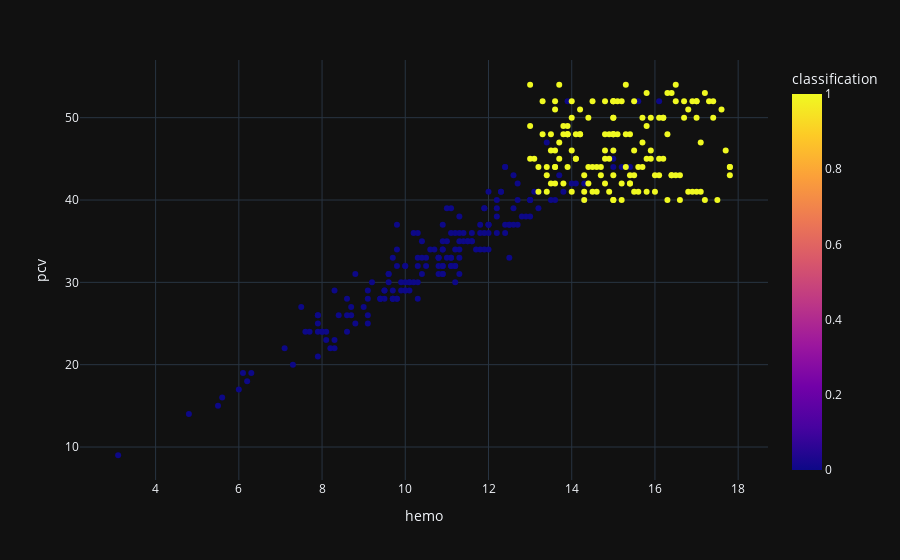

The cell this chart's notebook holds for it:
### Code cell
scatter('hemo','pcv')

### Figure 1 — Plotly figure (JSON) as saved in the notebook; plotly's stock layout.template omitted (floating-point values rounded to 4 significant figures; data arrays with more than 128 entries replaced by an {"elided": "..."} marker saying what was removed)
{"data": [{"hovertemplate": "hemo=%{x}<br>pcv=%{y}<br>classification=%{marker.color}<extra></extra>", "legendgroup": "", "marker": {"color": {"elided": "400 int values"}, "coloraxis": "coloraxis", "symbol": "circle"}, "mode": "markers", "name": "", "orientation": "v", "showlegend": false, "type": "scatter", "x": {"elided": "400 float values"}, "xaxis": "x", "y": {"elided": "400 int values"}, "yaxis": "y"}], "layout": {"coloraxis": {"colorbar": {"title": {"text": "classification"}}, "colorscale": [[0, "#0d0887"], [0.1111, "#46039f"], [0.2222, "#7201a8"], [0.3333, "#9c179e"], [0.4444, "#bd3786"], [0.5556, "#d8576b"], [0.6667, "#ed7953"], [0.7778, "#fb9f3a"], [0.8889, "#fdca26"], [1, "#f0f921"]]}, "legend": {"tracegroupgap": 0}, "margin": {"t": 60}, "xaxis": {"anchor": "y", "domain": [0, 1], "title": {"text": "hemo"}}, "yaxis": {"anchor": "x", "domain": [0, 1], "title": {"text": "pcv"}}}}
